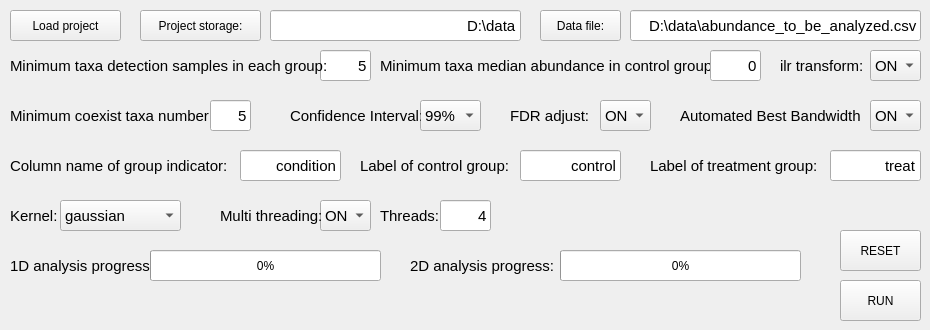
    <widget class="QWidget" name="tab">
     <property name="accessibleName">
      <string>PM analysis</string>
     </property>
     <attribute name="title">
      <string>PM network analysis</string>
     </attribute>
     <widget class="QPushButton" name="pushButton_3">
      <property name="geometry">
       <rect>
        <x>540</x>
        <y>10</y>
        <width>81</width>
        <height>31</height>
       </rect>
      </property>
      <property name="text">
       <string>Data file:</string>
      </property>
     </widget>
     <widget class="QLineEdit" name="lineEdit_3">
      <property name="geometry">
       <rect>
        <x>630</x>
        <y>10</y>
        <width>291</width>
        <height>31</height>
       </rect>
      </property>
      <property name="font">
       <font>
        <family>Arial</family>
        <pointsize>11</pointsize>
       </font>
      </property>
      <property name="layoutDirection">
       <enum>Qt::LeftToRight</enum>
      </property>
      <property name="text">
       <string>D:\data\abundance_to_be_analyzed.csv</string>
      </property>
      <property name="alignment">
       <set>Qt::AlignRight|Qt::AlignTrailing|Qt::AlignVCenter</set>
      </property>
     </widget>
     <widget class="QLineEdit" name="lineEdit_2">
      <property name="geometry">
       <rect>
        <x>270</x>
        <y>10</y>
        <width>251</width>
        <height>31</height>
       </rect>
      </property>
      <property name="font">
       <font>
        <family>Arial</family>
        <pointsize>11</pointsize>
       </font>
      </property>
      <property name="layoutDirection">
       <enum>Qt::RightToLeft</enum>
      </property>
      <property name="text">
       <string>D:\data</string>
      </property>
      <property name="alignment">
       <set>Qt::AlignRight|Qt::AlignTrailing|Qt::AlignVCenter</set>
      </property>
     </widget>
     <widget class="QLabel" name="label_8">
      <property name="geometry">
       <rect>
        <x>10</x>
        <y>150</y>
        <width>231</width>
        <height>31</height>
       </rect>
      </property>
      <property name="font">
       <font>
        <family>Arial</family>
        <pointsize>11</pointsize>
       </font>
      </property>
      <property name="text">
       <string>Column name of group indicator:</string>
      </property>
     </widget>
     <widget class="QComboBox" name="comboBox_4">
      <property name="geometry">
       <rect>
        <x>420</x>
        <y>100</y>
        <width>61</width>
        <height>31</height>
       </rect>
      </property>
      <property name="font">
       <font>
        <family>Arial</family>
        <pointsize>11</pointsize>
       </font>
      </property>
      <item>
       <property name="text">
        <string>99%</string>
       </property>
      </item>
      <item>
       <property name="text">
        <string>95%</string>
       </property>
      </item>
      <item>
       <property name="text">
        <string>90%</string>
       </property>
      </item>
     </widget>
     <widget class="QLabel" name="label_9">
      <property name="geometry">
       <rect>
        <x>290</x>
        <y>100</y>
        <width>131</width>
        <height>31</height>
       </rect>
      </property>
      <property name="font">
       <font>
        <family>Arial</family>
        <pointsize>11</pointsize>
       </font>
      </property>
      <property name="text">
       <string>Confidence Interval:</string>
      </property>
     </widget>
     <widget class="QLabel" name="label_12">
      <property name="geometry">
       <rect>
        <x>380</x>
        <y>50</y>
        <width>331</width>
        <height>31</height>
       </rect>
      </property>
      <property name="font">
       <font>
        <family>Arial</family>
        <pointsize>11</pointsize>
       </font>
      </property>
      <property name="text">
       <string>Minimum taxa median abundance in control group:</string>
      </property>
     </widget>
     <widget class="QLineEdit" name="lineEdit_9">
      <property name="geometry">
       <rect>
        <x>710</x>
        <y>50</y>
        <width>51</width>
        <height>31</height>
       </rect>
      </property>
      <property name="font">
       <font>
        <family>Arial</family>
        <pointsize>11</pointsize>
       </font>
      </property>
      <property name="layoutDirection">
       <enum>Qt::RightToLeft</enum>
      </property>
      <property name="text">
       <string>0</string>
      </property>
      <property name="alignment">
       <set>Qt::AlignRight|Qt::AlignTrailing|Qt::AlignVCenter</set>
      </property>
     </widget>
     <widget class="QLineEdit" name="lineEdit_4">
      <property name="geometry">
       <rect>
        <x>320</x>
        <y>50</y>
        <width>51</width>
        <height>31</height>
       </rect>
      </property>
      <property name="font">
       <font>
        <family>Arial</family>
        <pointsize>11</pointsize>
       </font>
      </property>
      <property name="layoutDirection">
       <enum>Qt::RightToLeft</enum>
      </property>
      <property name="text">
       <string>5</string>
      </property>
      <property name="alignment">
       <set>Qt::AlignRight|Qt::AlignTrailing|Qt::AlignVCenter</set>
      </property>
     </widget>
     <widget class="QLabel" name="label_7">
      <property name="geometry">
       <rect>
        <x>10</x>
        <y>50</y>
        <width>321</width>
        <height>31</height>
       </rect>
      </property>
      <property name="font">
       <font>
        <family>Arial</family>
        <pointsize>11</pointsize>
       </font>
      </property>
      <property name="text">
       <string>Minimum taxa detection samples in each group:</string>
      </property>
     </widget>
     <widget class="QLineEdit" name="lineEdit_5">
      <property name="geometry">
       <rect>
        <x>240</x>
        <y>150</y>
        <width>101</width>
        <height>31</height>
       </rect>
      </property>
      <property name="font">
       <font>
        <family>Arial</family>
        <pointsize>11</pointsize>
       </font>
      </property>
      <property name="layoutDirection">
       <enum>Qt::RightToLeft</enum>
      </property>
      <property name="text">
       <string>condition</string>
      </property>
      <property name="alignment">
       <set>Qt::AlignRight|Qt::AlignTrailing|Qt::AlignVCenter</set>
      </property>
      <property name="dragEnabled">
       <bool>false</bool>
      </property>
      <property name="readOnly">
       <bool>false</bool>
      </property>
     </widget>
     <widget class="QPushButton" name="pushButton">
      <property name="geometry">
       <rect>
        <x>840</x>
        <y>230</y>
        <width>81</width>
        <height>41</height>
       </rect>
      </property>
      <property name="text">
       <string>RESET</string>
      </property>
     </widget>
     <widget class="QLineEdit" name="lineEdit_8">
      <property name="geometry">
       <rect>
        <x>520</x>
        <y>150</y>
        <width>101</width>
        <height>31</height>
       </rect>
      </property>
      <property name="font">
       <font>
        <family>Arial</family>
        <pointsize>11</pointsize>
       </font>
      </property>
      <property name="layoutDirection">
       <enum>Qt::RightToLeft</enum>
      </property>
      <property name="text">
       <string>control</string>
      </property>
      <property name="alignment">
       <set>Qt::AlignRight|Qt::AlignTrailing|Qt::AlignVCenter</set>
      </property>
      <property name="dragEnabled">
       <bool>false</bool>
      </property>
      <property name="readOnly">
       <bool>false</bool>
      </property>
     </widget>
     <widget class="QLabel" name="label_11">
      <property name="geometry">
       <rect>
        <x>650</x>
        <y>150</y>
        <width>171</width>
        <height>31</height>
       </rect>
      </property>
      <property name="font">
       <font>
        <family>Arial</family>
        <pointsize>11</pointsize>
       </font>
      </property>
      <property name="text">
       <string>Label of treatment group:</string>
      </property>
     </widget>
     <widget class="QPushButton" name="pushButton_2">
      <property name="geometry">
       <rect>
        <x>840</x>
        <y>280</y>
        <width>81</width>
        <height>41</height>
       </rect>
      </property>
      <property name="text">
       <string>RUN</string>
      </property>
     </widget>
     <widget class="QLineEdit" name="lineEdit_7">
      <property name="geometry">
       <rect>
        <x>830</x>
        <y>150</y>
        <width>91</width>
        <height>31</height>
       </rect>
      </property>
      <property name="font">
       <font>
        <family>Arial</family>
        <pointsize>11</pointsize>
       </font>
      </property>
      <property name="layoutDirection">
       <enum>Qt::RightToLeft</enum>
      </property>
      <property name="text">
       <string>treat</string>
      </property>
      <property name="alignment">
       <set>Qt::AlignRight|Qt::AlignTrailing|Qt::AlignVCenter</set>
      </property>
      <property name="dragEnabled">
       <bool>false</bool>
      </property>
      <property name="readOnly">
       <bool>false</bool>
      </property>
     </widget>
     <widget class="QLabel" name="label_10">
      <property name="geometry">
       <rect>
        <x>360</x>
        <y>150</y>
        <width>151</width>
        <height>31</height>
       </rect>
      </property>
      <property name="font">
       <font>
        <family>Arial</family>
        <pointsize>11</pointsize>
       </font>
      </property>
      <property name="text">
       <string>Label of control group:</string>
      </property>
     </widget>
     <widget class="QLabel" name="label_13">
      <property name="geometry">
       <rect>
        <x>780</x>
        <y>50</y>
        <width>91</width>
        <height>31</height>
       </rect>
      </property>
      <property name="font">
       <font>
        <family>Arial</family>
        <pointsize>11</pointsize>
       </font>
      </property>
      <property name="text">
       <string>ilr transform:</string>
      </property>
     </widget>
     <widget class="QComboBox" name="comboBox_5">
      <property name="geometry">
       <rect>
        <x>870</x>
        <y>50</y>
        <width>51</width>
        <height>31</height>
       </rect>
      </property>
      <property name="font">
       <font>
        <family>Arial</family>
        <pointsize>11</pointsize>
       </font>
      </property>
      <item>
       <property name="text">
        <string>ON</string>
       </property>
      </item>
      <item>
       <property name="text">
        <string>OFF</string>
       </property>
      </item>
     </widget>
     <widget class="QComboBox" name="comboBox_6">
      <property name="geometry">
       <rect>
        <x>870</x>
        <y>100</y>
        <width>51</width>
        <height>31</height>
       </rect>
      </property>
      <property name="font">
       <font>
        <family>Arial</family>
        <pointsize>11</pointsize>
       </font>
      </property>
      <item>
       <property name="text">
        <string>ON</string>
       </property>
      </item>
      <item>
       <property name="text">
        <string>OFF</string>
       </property>
      </item>
     </widget>
     <widget class="QLabel" name="label_14">
      <property name="geometry">
       <rect>
        <x>680</x>
        <y>100</y>
        <width>181</width>
        <height>31</height>
       </rect>
      </property>
      <property name="font">
       <font>
        <family>Arial</family>
        <pointsize>11</pointsize>
       </font>
      </property>
      <property name="text">
       <string>Automated Best Bandwidth:</string>
      </property>
     </widget>
     <widget class="QLabel" name="label_15">
      <property name="geometry">
       <rect>
        <x>10</x>
        <y>100</y>
        <width>201</width>
        <height>31</height>
       </rect>
      </property>
      <property name="font">
       <font>
        <family>Arial</family>
        <pointsize>11</pointsize>
       </font>
      </property>
      <property name="text">
       <string>Minimum coexist taxa number:</string>
      </property>
     </widget>
     <widget class="QLineEdit" name="lineEdit_6">
      <property name="geometry">
       <rect>
        <x>210</x>
        <y>100</y>
        <width>41</width>
        <height>31</height>
       </rect>
      </property>
      <property name="font">
       <font>
        <family>Arial</family>
        <pointsize>11</pointsize>
       </font>
      </property>
      <property name="layoutDirection">
       <enum>Qt::RightToLeft</enum>
      </property>
      <property name="text">
       <string>5</string>
      </property>
      <property name="alignment">
       <set>Qt::AlignRight|Qt::AlignTrailing|Qt::AlignVCenter</set>
      </property>
     </widget>
     <widget class="QComboBox" name="comboBox_7">
      <property name="geometry">
       <rect>
        <x>320</x>
        <y>200</y>
        <width>51</width>
        <height>31</height>
       </rect>
      </property>
      <property name="font">
       <font>
        <family>Arial</family>
        <pointsize>11</pointsize>
       </font>
      </property>
      <item>
       <property name="text">
        <string>ON</string>
       </property>
      </item>
      <item>
       <property name="text">
        <string>OFF</string>
       </property>
      </item>
     </widget>
     <widget class="QLabel" name="label_16">
      <property name="geometry">
       <rect>
        <x>220</x>
        <y>200</y>
        <width>111</width>
        <height>31</height>
       </rect>
      </property>
      <property name="font">
       <font>
        <family>Arial</family>
        <pointsize>11</pointsize>
       </font>
      </property>
      <property name="text">
       <string>Multi threading:</string>
      </property>
     </widget>
     <widget class="QLabel" name="label_17">
      <property name="geometry">
       <rect>
        <x>380</x>
        <y>200</y>
        <width>61</width>
        <height>31</height>
       </rect>
      </property>
      <property name="font">
       <font>
        <family>Arial</family>
        <pointsize>11</pointsize>
       </font>
      </property>
      <property name="text">
       <string>Threads:</string>
      </property>
     </widget>
     <widget class="QLineEdit" name="lineEdit_10">
      <property name="geometry">
       <rect>
        <x>440</x>
        <y>200</y>
        <width>51</width>
        <height>31</height>
       </rect>
      </property>
      <property name="font">
       <font>
        <family>Arial</family>
        <pointsize>11</pointsize>
       </font>
      </property>
      <property name="layoutDirection">
       <enum>Qt::RightToLeft</enum>
      </property>
      <property name="text">
       <string>4</string>
      </property>
      <property name="alignment">
       <set>Qt::AlignRight|Qt::AlignTrailing|Qt::AlignVCenter</set>
      </property>
      <property name="dragEnabled">
       <bool>false</bool>
      </property>
      <property name="readOnly">
       <bool>false</bool>
      </property>
     </widget>
     <widget class="QLabel" name="label_18">
      <property name="geometry">
       <rect>
        <x>510</x>
        <y>100</y>
        <width>81</width>
        <height>31</height>
       </rect>
      </property>
      <property name="font">
       <font>
        <family>Arial</family>
        <pointsize>11</pointsize>
       </font>
      </property>
      <property name="text">
       <string>FDR adjust:</string>
      </property>
     </widget>
     <widget class="QComboBox" name="comboBox_8">
      <property name="geometry">
       <rect>
        <x>600</x>
        <y>100</y>
        <width>51</width>
        <height>31</height>
       </rect>
      </property>
      <property name="font">
       <font>
        <family>Arial</family>
        <pointsize>11</pointsize>
       </font>
      </property>
      <item>
       <property name="text">
        <string>ON</string>
       </property>
      </item>
      <item>
       <property name="text">
        <string>OFF</string>
       </property>
      </item>
     </widget>
     <widget class="QProgressBar" name="progressBar">
      <property name="geometry">
       <rect>
        <x>560</x>
        <y>250</y>
        <width>241</width>
        <height>31</height>
       </rect>
      </property>
      <property name="value">
       <number>0</number>
      </property>
     </widget>
     <widget class="QLabel" name="label_21">
      <property name="geometry">
       <rect>
        <x>10</x>
        <y>200</y>
        <width>51</width>
        <height>31</height>
       </rect>
      </property>
      <property name="font">
       <font>
        <family>Arial</family>
        <pointsize>11</pointsize>
       </font>
      </property>
      <property name="text">
       <string>Kernel:</string>
      </property>
     </widget>
     <widget class="QComboBox" name="comboBox_12">
      <property name="geometry">
       <rect>
        <x>60</x>
        <y>200</y>
        <width>121</width>
        <height>31</height>
       </rect>
      </property>
      <property name="font">
       <font>
        <family>Arial</family>
        <pointsize>11</pointsize>
       </font>
      </property>
      <property name="layoutDirection">
       <enum>Qt::LeftToRight</enum>
      </property>
      <item>
       <property name="text">
        <string>gaussian</string>
       </property>
      </item>
      <item>
       <property name="text">
        <string>epanechnikov</string>
       </property>
      </item>
     </widget>
     <widget class="QPushButton" name="pushButton_16">
      <property name="geometry">
       <rect>
        <x>10</x>
        <y>10</y>
        <width>111</width>
        <height>31</height>
       </rect>
      </property>
      <property name="text">
       <string>Load project</string>
      </property>
     </widget>
     <widget class="QLabel" name="label_30">
      <property name="geometry">
       <rect>
        <x>410</x>
        <y>250</y>
        <width>151</width>
        <height>31</height>
       </rect>
      </property>
      <property name="font">
       <font>
        <family>Arial</family>
        <pointsize>11</pointsize>
       </font>
      </property>
      <property name="text">
       <string>2D analysis progress:</string>
      </property>
     </widget>
     <widget class="QLabel" name="label_31">
      <property name="geometry">
       <rect>
        <x>10</x>
        <y>250</y>
        <width>151</width>
        <height>31</height>
       </rect>
      </property>
      <property name="font">
       <font>
        <family>Arial</family>
        <pointsize>11</pointsize>
       </font>
      </property>
      <property name="text">
       <string>1D analysis progress:</string>
      </property>
     </widget>
     <widget class="QProgressBar" name="progressBar_2">
      <property name="geometry">
       <rect>
        <x>150</x>
        <y>250</y>
        <width>231</width>
        <height>31</height>
       </rect>
      </property>
      <property name="value">
       <number>0</number>
      </property>
     </widget>
     <widget class="QPushButton" name="pushButton_13">
      <property name="geometry">
       <rect>
        <x>140</x>
        <y>10</y>
        <width>121</width>
        <height>31</height>
       </rect>
      </property>
      <property name="text">
       <string>Project storage:</string>
      </property>
     </widget>
    </widget>
